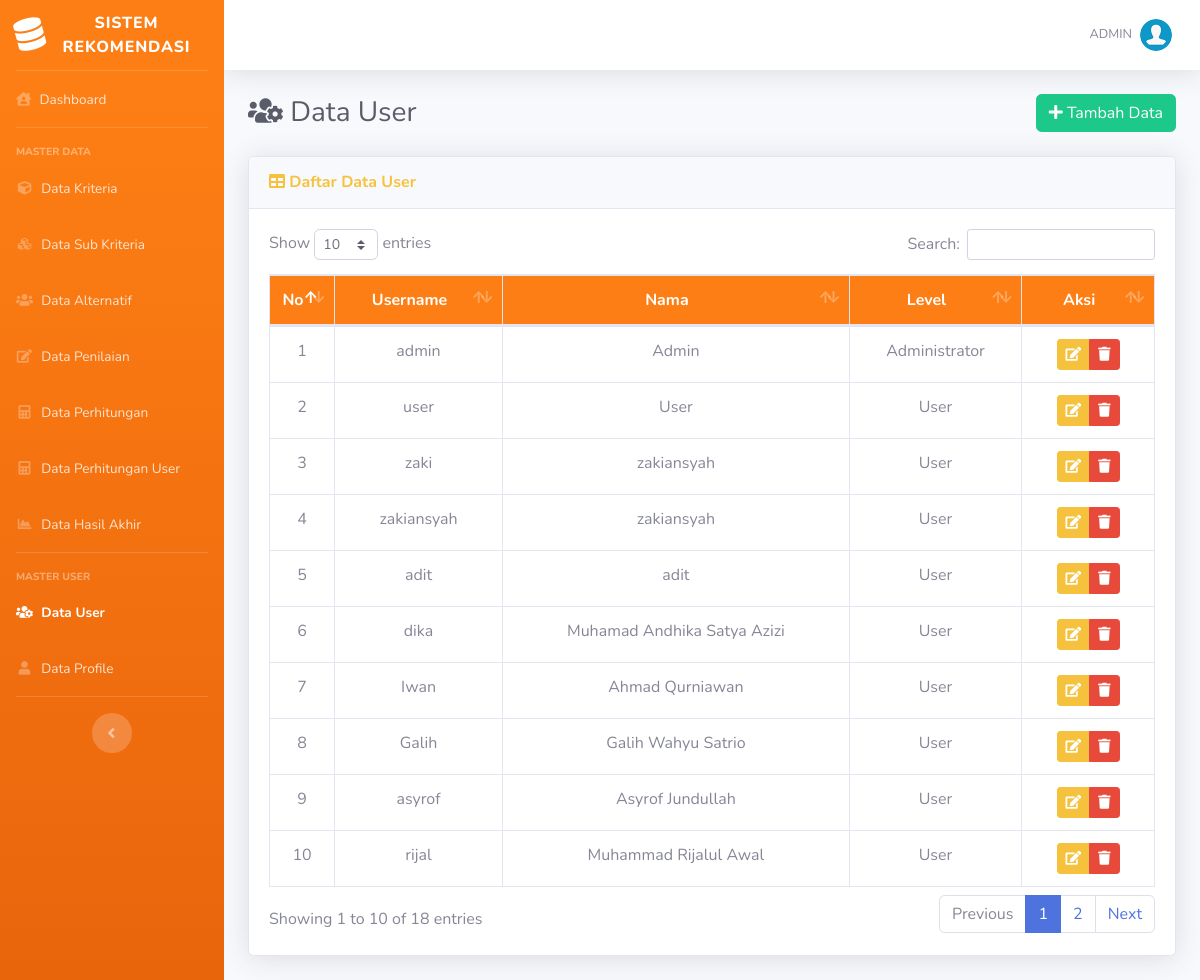
Screenshot of /list-user.php (signed in) with the database file from the repository.
### tables this page shows
CREATE TABLE `user` (
  `id_user` int(5) NOT NULL,
  `username` varchar(16) NOT NULL,
  `password` varchar(50) NOT NULL,
  `nama` varchar(70) NOT NULL,
  `email` varchar(50) DEFAULT NULL,
  `role` char(1) NOT NULL
);

### list-user.php (the view, shortened to what this page needs)
<?php require_once('includes/init.php'); ?>
<?php
require_once('template/header.php');
?>
<div class="d-sm-flex align-items-center justify-content-between mb-4">
    <h1 class="h3 mb-0 text-gray-800"><i class="fas fa-fw fa-users-cog"></i> Data User</h1>
    <a href="tambah-user.php" class="btn btn-success"> <i class="fa fa-plus"></i> Tambah Data </a>
</div>
<div class="card shadow mb-4">
    <div class="card-header py-3">
        <h6 class="m-0 font-weight-bold text-warning"><i class="fa fa-table"></i> Daftar Data User</h6>
    </div>
    <div class="card-body">
		<div class="table-responsive">
			<table class="table table-bordered" id="dataTable" width="100%" cellspacing="0">
				<thead class="bg-orange text-white">
					<tr align="center">
						<th width="5%">No</th>
						<th>Username</th>
						<th>Nama</th>
						<th>Level</th>
						<th width="15%">Aksi</th>
					</tr>
				</thead>
				<tbody>
				<?php
				$no=0;
				$query = mysqli_query($koneksi,"SELECT * FROM user");
				while($data = mysqli_fetch_array($query)):
				$no++;
				?>
					<tr align="center">
						<td><?php echo $no; ?></td>
						<td><?php echo $data['username']; ?></td>
						<td><?php echo $data['nama']; ?></td>
						<td>
						<?php
						if($data['role'] == 1) {
							echo 'Administrator';
						} elseif($data['role'] == 2) {
							echo 'User';
						}
						?>
						</td>
						<td>
							<div class="btn-group" role="group">
								<a data-toggle="tooltip" data-placement="bottom" title="Edit Data" href="edit-user.php?id=<?php echo $data['id_user']; ?>" class="btn btn-warning btn-sm"><i class="fa fa-edit"></i></a>
								<a  data-toggle="tooltip" data-placement="bottom" title="Hapus Data" href="hapus-user.php?id=<?php echo $data['id_user']; ?>" onclick="return confirm ('Apakah anda yakin untuk meghapus data ini')" class="btn btn-danger btn-sm"><i class="fa fa-trash"></i></a>
							</div>
						</td>
					</tr>
				<?php endwhile; ?>
				</tbody>
			</table>
		</div>
	</div>
</div>
<?php
require_once('template/footer.php');
?>

### assets/css/style.css (style rules this page uses)
.bg-orange { background-color: #fd7e14 !important; }

### rows the page displays
user: username "admin", nama "Admin", role "Administrator"
user: username "user", nama "User", role "User"
user: username "zaki", nama "zakiansyah", role "User"
user: username "zakiansyah", nama "zakiansyah", role "User"
user: username "adit", nama "adit", role "User"
user: username "dika", nama "Muhamad Andhika Satya Azizi", role "User"
user: username "Iwan", nama "Ahmad Qurniawan", role "User"
user: username "Galih", nama "Galih Wahyu Satrio", role "User"
user: username "asyrof", nama "Asyrof Jundullah", role "User"
user: username "rijal", nama "Muhammad Rijalul Awal", role "User"

### other values shown
$_SESSION['username'] "ADMIN"
